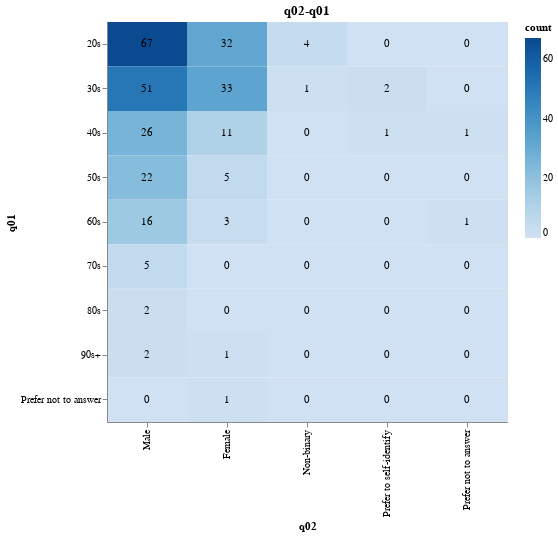
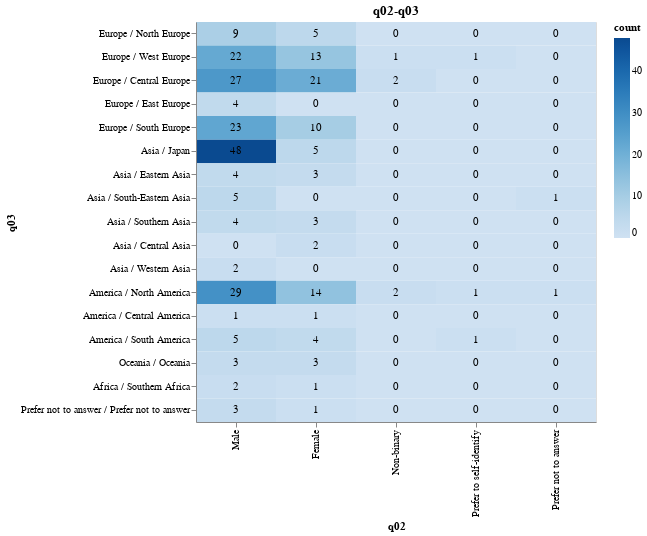
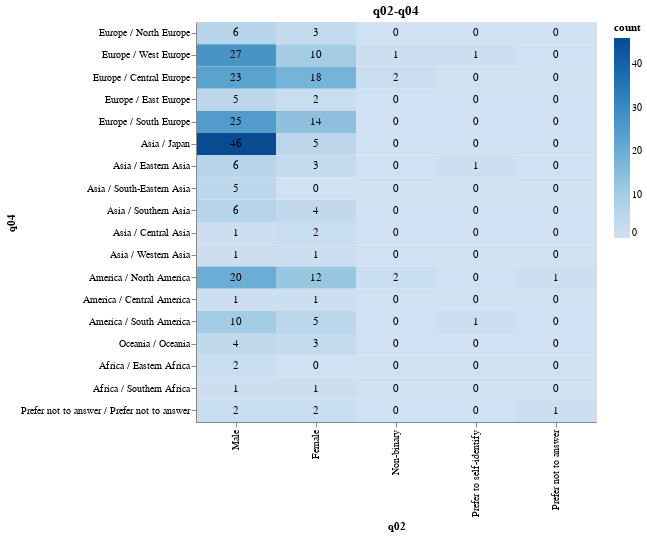
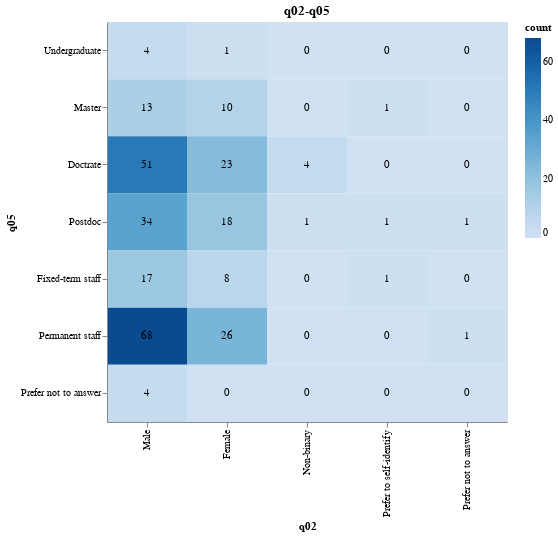

Notebook code for these charts, in order:
### Code cell
for name, hm in heatmaps.items():
    hm.properties(
        title=name,
        width=400,
        height=400,
        ).display()

### Figure 1 — Vega-Lite specification as saved in the notebook (floating-point values rounded to 4 significant figures)
{"config": {"view": {"continuousWidth": 300, "continuousHeight": 300}}, "layer": [{"mark": {"type": "rect"}, "encoding": {"color": {"field": "count", "scale": {"scheme": "blues"}, "type": "quantitative"}, "x": {"field": "q02", "sort": ["Male", "Female", "Non-binary", "Prefer to self-identify", "Prefer not to answer"], "type": "ordinal"}, "y": {"field": "q01", "sort": ["10s", "20s", "30s", "40s", "50s", "60s", "70s", "80s", "90s+", "Prefer not to answer"], "type": "ordinal"}}}, {"mark": {"type": "text"}, "encoding": {"text": {"field": "count", "type": "quantitative"}, "x": {"field": "q02", "sort": ["Male", "Female", "Non-binary", "Prefer to self-identify", "Prefer not to answer"], "type": "ordinal"}, "y": {"field": "q01", "sort": ["10s", "20s", "30s", "40s", "50s", "60s", "70s", "80s", "90s+", "Prefer not to answer"], "type": "ordinal"}}}], "data": {"name": "data-4c1c04e53a3034ca2adb38143fd4615e"}, "height": 400, "title": "q02-q01", "width": 400, "$schema": "https://vega.github.io/schema/vega-lite/v5.8.0.json", "datasets": {"data-4c1c04e53a3034ca2adb38143fd4615e": [{"q02": "Male", "q01": "20s", "count": 67}, {"q02": "Female", "q01": "20s", "count": 32}, {"q02": "Non-binary", "q01": "20s", "count": 4}, {"q02": "Prefer to self-identify", "q01": "20s", "count": 0}, {"q02": "Prefer not to answer", "q01": "20s", "count": 0}, {"q02": "Male", "q01": "30s", "count": 51}, {"q02": "Female", "q01": "30s", "count": 33}, {"q02": "Non-binary", "q01": "30s", "count": 1}, {"q02": "Prefer to self-identify", "q01": "30s", "count": 2}, {"q02": "Prefer not to answer", "q01": "30s", "count": 0}, {"q02": "Male", "q01": "40s", "count": 26}, {"q02": "Female", "q01": "40s", "count": 11}, {"q02": "Non-binary", "q01": "40s", "count": 0}, {"q02": "Prefer to self-identify", "q01": "40s", "count": 1}, {"q02": "Prefer not to answer", "q01": "40s", "count": 1}, {"q02": "Male", "q01": "50s", "count": 22}, {"q02": "Female", "q01": "50s", "count": 5}, {"q02": "Non-binary", "q01": "50s", "count": 0}, {"q02": "Prefer to self-identify", "q01": "50s", "count": 0}, {"q02": "Prefer not to answer", "q01": "50s", "count": 0}, {"q02": "Male", "q01": "60s", "count": 16}, {"q02": "Female", "q01": "60s", "count": 3}, {"q02": "Non-binary", "q01": "60s", "count": 0}, {"q02": "Prefer to self-identify", "q01": "60s", "count": 0}, {"q02": "Prefer not to answer", "q01": "60s", "count": 1}, {"q02": "Male", "q01": "70s", "count": 5}, {"q02": "Female", "q01": "70s", "count": 0}, {"q02": "Non-binary", "q01": "70s", "count": 0}, {"q02": "Prefer to self-identify", "q01": "70s", "count": 0}, {"q02": "Prefer not to answer", "q01": "70s", "count": 0}, {"q02": "Male", "q01": "80s", "count": 2}, {"q02": "Female", "q01": "80s", "count": 0}, {"q02": "Non-binary", "q01": "80s", "count": 0}, {"q02": "Prefer to self-identify", "q01": "80s", "count": 0}, {"q02": "Prefer not to answer", "q01": "80s", "count": 0}, {"q02": "Male", "q01": "90s+", "count": 2}, {"q02": "Female", "q01": "90s+", "count": 1}, {"q02": "Non-binary", "q01": "90s+", "count": 0}, {"q02": "Prefer to self-identify", "q01": "90s+", "count": 0}, {"q02": "Prefer not to answer", "q01": "90s+", "count": 0}, {"q02": "Male", "q01": "Prefer not to answer", "count": 0}, {"q02": "Female", "q01": "Prefer not to answer", "count": 1}, {"q02": "Non-binary", "q01": "Prefer not to answer", "count": 0}, {"q02": "Prefer to self-identify", "q01": "Prefer not to answer", "count": 0}, {"q02": "Prefer not to answer", "q01": "Prefer not to answer", "count": 0}]}}

### Figure 2 — Vega-Lite specification as saved in the notebook (floating-point values rounded to 4 significant figures)
{"config": {"view": {"continuousWidth": 300, "continuousHeight": 300}}, "layer": [{"mark": {"type": "rect"}, "encoding": {"color": {"field": "count", "scale": {"scheme": "blues"}, "type": "quantitative"}, "x": {"field": "q02", "sort": ["Male", "Female", "Non-binary", "Prefer to self-identify", "Prefer not to answer"], "type": "ordinal"}, "y": {"field": "q03", "sort": ["Europe / North Europe", "Europe / West Europe", "Europe / Central Europe", "Europe / East Europe", "Europe / South Europe", "Asia / Japan", "Asia / Eastern Asia", "Asia / South-Eastern Asia", "Asia / Southern Asia", "Asia / Central Asia", "Asia / Western Asia", "America / North America", "America / Central America", "America / South America", "Oceania / Oceania", "Africa / Northern Africa", "Africa / Western Africa", "Africa / Middle Africa", "Africa / Eastern Africa", "Africa / Southern Africa", "Prefer not to answer / Prefer not to answer"], "type": "ordinal"}}}, {"mark": {"type": "text"}, "encoding": {"text": {"field": "count", "type": "quantitative"}, "x": {"field": "q02", "sort": ["Male", "Female", "Non-binary", "Prefer to self-identify", "Prefer not to answer"], "type": "ordinal"}, "y": {"field": "q03", "sort": ["Europe / North Europe", "Europe / West Europe", "Europe / Central Europe", "Europe / East Europe", "Europe / South Europe", "Asia / Japan", "Asia / Eastern Asia", "Asia / South-Eastern Asia", "Asia / Southern Asia", "Asia / Central Asia", "Asia / Western Asia", "America / North America", "America / Central America", "America / South America", "Oceania / Oceania", "Africa / Northern Africa", "Africa / Western Africa", "Africa / Middle Africa", "Africa / Eastern Africa", "Africa / Southern Africa", "Prefer not to answer / Prefer not to answer"], "type": "ordinal"}}}], "data": {"name": "data-fbf0a410352763481b513cce40fd3ad3"}, "height": 400, "title": "q02-q03", "width": 400, "$schema": "https://vega.github.io/schema/vega-lite/v5.8.0.json", "datasets": {"data-fbf0a410352763481b513cce40fd3ad3": [{"q02": "Male", "q03": "Europe / North Europe", "count": 9}, {"q02": "Female", "q03": "Europe / North Europe", "count": 5}, {"q02": "Non-binary", "q03": "Europe / North Europe", "count": 0}, {"q02": "Prefer to self-identify", "q03": "Europe / North Europe", "count": 0}, {"q02": "Prefer not to answer", "q03": "Europe / North Europe", "count": 0}, {"q02": "Male", "q03": "Europe / West Europe", "count": 22}, {"q02": "Female", "q03": "Europe / West Europe", "count": 13}, {"q02": "Non-binary", "q03": "Europe / West Europe", "count": 1}, {"q02": "Prefer to self-identify", "q03": "Europe / West Europe", "count": 1}, {"q02": "Prefer not to answer", "q03": "Europe / West Europe", "count": 0}, {"q02": "Male", "q03": "Europe / Central Europe", "count": 27}, {"q02": "Female", "q03": "Europe / Central Europe", "count": 21}, {"q02": "Non-binary", "q03": "Europe / Central Europe", "count": 2}, {"q02": "Prefer to self-identify", "q03": "Europe / Central Europe", "count": 0}, {"q02": "Prefer not to answer", "q03": "Europe / Central Europe", "count": 0}, {"q02": "Male", "q03": "Europe / East Europe", "count": 4}, {"q02": "Female", "q03": "Europe / East Europe", "count": 0}, {"q02": "Non-binary", "q03": "Europe / East Europe", "count": 0}, {"q02": "Prefer to self-identify", "q03": "Europe / East Europe", "count": 0}, {"q02": "Prefer not to answer", "q03": "Europe / East Europe", "count": 0}, {"q02": "Male", "q03": "Europe / South Europe", "count": 23}, {"q02": "Female", "q03": "Europe / South Europe", "count": 10}, {"q02": "Non-binary", "q03": "Europe / South Europe", "count": 0}, {"q02": "Prefer to self-identify", "q03": "Europe / South Europe", "count": 0}, {"q02": "Prefer not to answer", "q03": "Europe / South Europe", "count": 0}, {"q02": "Male", "q03": "Asia / Japan", "count": 48}, {"q02": "Female", "q03": "Asia / Japan", "count": 5}, {"q02": "Non-binary", "q03": "Asia / Japan", "count": 0}, {"q02": "Prefer to self-identify", "q03": "Asia / Japan", "count": 0}, {"q02": "Prefer not to answer", "q03": "Asia / Japan", "count": 0}, {"q02": "Male", "q03": "Asia / Eastern Asia", "count": 4}, {"q02": "Female", "q03": "Asia / Eastern Asia", "count": 3}, {"q02": "Non-binary", "q03": "Asia / Eastern Asia", "count": 0}, {"q02": "Prefer to self-identify", "q03": "Asia / Eastern Asia", "count": 0}, {"q02": "Prefer not to answer", "q03": "Asia / Eastern Asia", "count": 0}, {"q02": "Male", "q03": "Asia / South-Eastern Asia", "count": 5}, {"q02": "Female", "q03": "Asia / South-Eastern Asia", "count": 0}, {"q02": "Non-binary", "q03": "Asia / South-Eastern Asia", "count": 0}, {"q02": "Prefer to self-identify", "q03": "Asia / South-Eastern Asia", "count": 0}, {"q02": "Prefer not to answer", "q03": "Asia / South-Eastern Asia", "count": 1}, {"q02": "Male", "q03": "Asia / Southern Asia", "count": 4}, {"q02": "Female", "q03": "Asia / Southern Asia", "count": 3}, {"q02": "Non-binary", "q03": "Asia / Southern Asia", "count": 0}, {"q02": "Prefer to self-identify", "q03": "Asia / Southern Asia", "count": 0}, {"q02": "Prefer not to answer", "q03": "Asia / Southern Asia", "count": 0}, {"q02": "Male", "q03": "Asia / Central Asia", "count": 0}, {"q02": "Female", "q03": "Asia / Central Asia", "count": 2}, {"q02": "Non-binary", "q03": "Asia / Central Asia", "count": 0}, {"q02": "Prefer to self-identify", "q03": "Asia / Central Asia", "count": 0}, {"q02": "Prefer not to answer", "q03": "Asia / Central Asia", "count": 0}, {"q02": "Male", "q03": "Asia / Western Asia", "count": 2}, {"q02": "Female", "q03": "Asia / Western Asia", "count": 0}, {"q02": "Non-binary", "q03": "Asia / Western Asia", "count": 0}, {"q02": "Prefer to self-identify", "q03": "Asia / Western Asia", "count": 0}, {"q02": "Prefer not to answer", "q03": "Asia / Western Asia", "count": 0}, {"q02": "Male", "q03": "America / North America", "count": 29}, {"q02": "Female", "q03": "America / North America", "count": 14}, {"q02": "Non-binary", "q03": "America / North America", "count": 2}, {"q02": "Prefer to self-identify", "q03": "America / North America", "count": 1}, {"q02": "Prefer not to answer", "q03": "America / North America", "count": 1}, {"q02": "Male", "q03": "America / Central America", "count": 1}, {"q02": "Female", "q03": "America / Central America", "count": 1}, {"q02": "Non-binary", "q03": "America / Central America", "count": 0}, {"q02": "Prefer to self-identify", "q03": "America / Central America", "count": 0}, {"q02": "Prefer not to answer", "q03": "America / Central America", "count": 0}, {"q02": "Male", "q03": "America / South America", "count": 5}, {"q02": "Female", "q03": "America / South America", "count": 4}, {"q02": "Non-binary", "q03": "America / South America", "count": 0}, {"q02": "Prefer to self-identify", "q03": "America / South America", "count": 1}, {"q02": "Prefer not to answer", "q03": "America / South America", "count": 0}, {"q02": "Male", "q03": "Oceania / Oceania", "count": 3}, {"q02": "Female", "q03": "Oceania / Oceania", "count": 3}, {"q02": "Non-binary", "q03": "Oceania / Oceania", "count": 0}, {"q02": "Prefer to self-identify", "q03": "Oceania / Oceania", "count": 0}, {"q02": "Prefer not to answer", "q03": "Oceania / Oceania", "count": 0}, {"q02": "Male", "q03": "Africa / Southern Africa", "count": 2}, {"q02": "Female", "q03": "Africa / Southern Africa", "count": 1}, {"q02": "Non-binary", "q03": "Africa / Southern Africa", "count": 0}, {"q02": "Prefer to self-identify", "q03": "Africa / Southern Africa", "count": 0}, {"q02": "Prefer not to answer", "q03": "Africa / Southern Africa", "count": 0}, {"q02": "Male", "q03": "Prefer not to answer / Prefer not to answer", "count": 3}, {"q02": "Female", "q03": "Prefer not to answer / Prefer not to answer", "count": 1}, {"q02": "Non-binary", "q03": "Prefer not to answer / Prefer not to answer", "count": 0}, {"q02": "Prefer to self-identify", "q03": "Prefer not to answer / Prefer not to answer", "count": 0}, {"q02": "Prefer not to answer", "q03": "Prefer not to answer / Prefer not to answer", "count": 0}]}}

### Figure 3 — Vega-Lite specification as saved in the notebook (floating-point values rounded to 4 significant figures)
{"config": {"view": {"continuousWidth": 300, "continuousHeight": 300}}, "layer": [{"mark": {"type": "rect"}, "encoding": {"color": {"field": "count", "scale": {"scheme": "blues"}, "type": "quantitative"}, "x": {"field": "q02", "sort": ["Male", "Female", "Non-binary", "Prefer to self-identify", "Prefer not to answer"], "type": "ordinal"}, "y": {"field": "q04", "sort": ["Europe / North Europe", "Europe / West Europe", "Europe / Central Europe", "Europe / East Europe", "Europe / South Europe", "Asia / Japan", "Asia / Eastern Asia", "Asia / South-Eastern Asia", "Asia / Southern Asia", "Asia / Central Asia", "Asia / Western Asia", "America / North America", "America / Central America", "America / South America", "Oceania / Oceania", "Africa / Northern Africa", "Africa / Western Africa", "Africa / Middle Africa", "Africa / Eastern Africa", "Africa / Southern Africa", "Prefer not to answer / Prefer not to answer"], "type": "ordinal"}}}, {"mark": {"type": "text"}, "encoding": {"text": {"field": "count", "type": "quantitative"}, "x": {"field": "q02", "sort": ["Male", "Female", "Non-binary", "Prefer to self-identify", "Prefer not to answer"], "type": "ordinal"}, "y": {"field": "q04", "sort": ["Europe / North Europe", "Europe / West Europe", "Europe / Central Europe", "Europe / East Europe", "Europe / South Europe", "Asia / Japan", "Asia / Eastern Asia", "Asia / South-Eastern Asia", "Asia / Southern Asia", "Asia / Central Asia", "Asia / Western Asia", "America / North America", "America / Central America", "America / South America", "Oceania / Oceania", "Africa / Northern Africa", "Africa / Western Africa", "Africa / Middle Africa", "Africa / Eastern Africa", "Africa / Southern Africa", "Prefer not to answer / Prefer not to answer"], "type": "ordinal"}}}], "data": {"name": "data-909eb47860549a56fc11fa81ef2be158"}, "height": 400, "title": "q02-q04", "width": 400, "$schema": "https://vega.github.io/schema/vega-lite/v5.8.0.json", "datasets": {"data-909eb47860549a56fc11fa81ef2be158": [{"q02": "Male", "q04": "Europe / North Europe", "count": 6}, {"q02": "Female", "q04": "Europe / North Europe", "count": 3}, {"q02": "Non-binary", "q04": "Europe / North Europe", "count": 0}, {"q02": "Prefer to self-identify", "q04": "Europe / North Europe", "count": 0}, {"q02": "Prefer not to answer", "q04": "Europe / North Europe", "count": 0}, {"q02": "Male", "q04": "Europe / West Europe", "count": 27}, {"q02": "Female", "q04": "Europe / West Europe", "count": 10}, {"q02": "Non-binary", "q04": "Europe / West Europe", "count": 1}, {"q02": "Prefer to self-identify", "q04": "Europe / West Europe", "count": 1}, {"q02": "Prefer not to answer", "q04": "Europe / West Europe", "count": 0}, {"q02": "Male", "q04": "Europe / Central Europe", "count": 23}, {"q02": "Female", "q04": "Europe / Central Europe", "count": 18}, {"q02": "Non-binary", "q04": "Europe / Central Europe", "count": 2}, {"q02": "Prefer to self-identify", "q04": "Europe / Central Europe", "count": 0}, {"q02": "Prefer not to answer", "q04": "Europe / Central Europe", "count": 0}, {"q02": "Male", "q04": "Europe / East Europe", "count": 5}, {"q02": "Female", "q04": "Europe / East Europe", "count": 2}, {"q02": "Non-binary", "q04": "Europe / East Europe", "count": 0}, {"q02": "Prefer to self-identify", "q04": "Europe / East Europe", "count": 0}, {"q02": "Prefer not to answer", "q04": "Europe / East Europe", "count": 0}, {"q02": "Male", "q04": "Europe / South Europe", "count": 25}, {"q02": "Female", "q04": "Europe / South Europe", "count": 14}, {"q02": "Non-binary", "q04": "Europe / South Europe", "count": 0}, {"q02": "Prefer to self-identify", "q04": "Europe / South Europe", "count": 0}, {"q02": "Prefer not to answer", "q04": "Europe / South Europe", "count": 0}, {"q02": "Male", "q04": "Asia / Japan", "count": 46}, {"q02": "Female", "q04": "Asia / Japan", "count": 5}, {"q02": "Non-binary", "q04": "Asia / Japan", "count": 0}, {"q02": "Prefer to self-identify", "q04": "Asia / Japan", "count": 0}, {"q02": "Prefer not to answer", "q04": "Asia / Japan", "count": 0}, {"q02": "Male", "q04": "Asia / Eastern Asia", "count": 6}, {"q02": "Female", "q04": "Asia / Eastern Asia", "count": 3}, {"q02": "Non-binary", "q04": "Asia / Eastern Asia", "count": 0}, {"q02": "Prefer to self-identify", "q04": "Asia / Eastern Asia", "count": 1}, {"q02": "Prefer not to answer", "q04": "Asia / Eastern Asia", "count": 0}, {"q02": "Male", "q04": "Asia / South-Eastern Asia", "count": 5}, {"q02": "Female", "q04": "Asia / South-Eastern Asia", "count": 0}, {"q02": "Non-binary", "q04": "Asia / South-Eastern Asia", "count": 0}, {"q02": "Prefer to self-identify", "q04": "Asia / South-Eastern Asia", "count": 0}, {"q02": "Prefer not to answer", "q04": "Asia / South-Eastern Asia", "count": 0}, {"q02": "Male", "q04": "Asia / Southern Asia", "count": 6}, {"q02": "Female", "q04": "Asia / Southern Asia", "count": 4}, {"q02": "Non-binary", "q04": "Asia / Southern Asia", "count": 0}, {"q02": "Prefer to self-identify", "q04": "Asia / Southern Asia", "count": 0}, {"q02": "Prefer not to answer", "q04": "Asia / Southern Asia", "count": 0}, {"q02": "Male", "q04": "Asia / Central Asia", "count": 1}, {"q02": "Female", "q04": "Asia / Central Asia", "count": 2}, {"q02": "Non-binary", "q04": "Asia / Central Asia", "count": 0}, {"q02": "Prefer to self-identify", "q04": "Asia / Central Asia", "count": 0}, {"q02": "Prefer not to answer", "q04": "Asia / Central Asia", "count": 0}, {"q02": "Male", "q04": "Asia / Western Asia", "count": 1}, {"q02": "Female", "q04": "Asia / Western Asia", "count": 1}, {"q02": "Non-binary", "q04": "Asia / Western Asia", "count": 0}, {"q02": "Prefer to self-identify", "q04": "Asia / Western Asia", "count": 0}, {"q02": "Prefer not to answer", "q04": "Asia / Western Asia", "count": 0}, {"q02": "Male", "q04": "America / North America", "count": 20}, {"q02": "Female", "q04": "America / North America", "count": 12}, {"q02": "Non-binary", "q04": "America / North America", "count": 2}, {"q02": "Prefer to self-identify", "q04": "America / North America", "count": 0}, {"q02": "Prefer not to answer", "q04": "America / North America", "count": 1}, {"q02": "Male", "q04": "America / Central America", "count": 1}, {"q02": "Female", "q04": "America / Central America", "count": 1}, {"q02": "Non-binary", "q04": "America / Central America", "count": 0}, {"q02": "Prefer to self-identify", "q04": "America / Central America", "count": 0}, {"q02": "Prefer not to answer", "q04": "America / Central America", "count": 0}, {"q02": "Male", "q04": "America / South America", "count": 10}, {"q02": "Female", "q04": "America / South America", "count": 5}, {"q02": "Non-binary", "q04": "America / South America", "count": 0}, {"q02": "Prefer to self-identify", "q04": "America / South America", "count": 1}, {"q02": "Prefer not to answer", "q04": "America / South America", "count": 0}, {"q02": "Male", "q04": "Oceania / Oceania", "count": 4}, {"q02": "Female", "q04": "Oceania / Oceania", "count": 3}, {"q02": "Non-binary", "q04": "Oceania / Oceania", "count": 0}, {"q02": "Prefer to self-identify", "q04": "Oceania / Oceania", "count": 0}, {"q02": "Prefer not to answer", "q04": "Oceania / Oceania", "count": 0}, {"q02": "Male", "q04": "Africa / Eastern Africa", "count": 2}, {"q02": "Female", "q04": "Africa / Eastern Africa", "count": 0}, {"q02": "Non-binary", "q04": "Africa / Eastern Africa", "count": 0}, {"q02": "Prefer to self-identify", "q04": "Africa / Eastern Africa", "count": 0}, {"q02": "Prefer not to answer", "q04": "Africa / Eastern Africa", "count": 0}, {"q02": "Male", "q04": "Africa / Southern Africa", "count": 1}, {"q02": "Female", "q04": "Africa / Southern Africa", "count": 1}, {"q02": "Non-binary", "q04": "Africa / Southern Africa", "count": 0}, {"q02": "Prefer to self-identify", "q04": "Africa / Southern Africa", "count": 0}, {"q02": "Prefer not to answer", "q04": "Africa / Southern Africa", "count": 0}, {"q02": "Male", "q04": "Prefer not to answer / Prefer not to answer", "count": 2}, {"q02": "Female", "q04": "Prefer not to answer / Prefer not to answer", "count": 2}, {"q02": "Non-binary", "q04": "Prefer not to answer / Prefer not to answer", "count": 0}, {"q02": "Prefer to self-identify", "q04": "Prefer not to answer / Prefer not to answer", "count": 0}, {"q02": "Prefer not to answer", "q04": "Prefer not to answer / Prefer not to answer", "count": 1}]}}

### Figure 4 — Vega-Lite specification as saved in the notebook (floating-point values rounded to 4 significant figures)
{"config": {"view": {"continuousWidth": 300, "continuousHeight": 300}}, "layer": [{"mark": {"type": "rect"}, "encoding": {"color": {"field": "count", "scale": {"scheme": "blues"}, "type": "quantitative"}, "x": {"field": "q02", "sort": ["Male", "Female", "Non-binary", "Prefer to self-identify", "Prefer not to answer"], "type": "ordinal"}, "y": {"field": "q05", "sort": ["Undergraduate", "Master", "Doctrate", "Postdoc", "Fixed-term staff", "Permanent staff", "Prefer not to answer"], "type": "ordinal"}}}, {"mark": {"type": "text"}, "encoding": {"text": {"field": "count", "type": "quantitative"}, "x": {"field": "q02", "sort": ["Male", "Female", "Non-binary", "Prefer to self-identify", "Prefer not to answer"], "type": "ordinal"}, "y": {"field": "q05", "sort": ["Undergraduate", "Master", "Doctrate", "Postdoc", "Fixed-term staff", "Permanent staff", "Prefer not to answer"], "type": "ordinal"}}}], "data": {"name": "data-37c354eb3018ee83fbe8096cd4b5a1de"}, "height": 400, "title": "q02-q05", "width": 400, "$schema": "https://vega.github.io/schema/vega-lite/v5.8.0.json", "datasets": {"data-37c354eb3018ee83fbe8096cd4b5a1de": [{"q02": "Male", "q05": "Undergraduate", "count": 4}, {"q02": "Female", "q05": "Undergraduate", "count": 1}, {"q02": "Non-binary", "q05": "Undergraduate", "count": 0}, {"q02": "Prefer to self-identify", "q05": "Undergraduate", "count": 0}, {"q02": "Prefer not to answer", "q05": "Undergraduate", "count": 0}, {"q02": "Male", "q05": "Master", "count": 13}, {"q02": "Female", "q05": "Master", "count": 10}, {"q02": "Non-binary", "q05": "Master", "count": 0}, {"q02": "Prefer to self-identify", "q05": "Master", "count": 1}, {"q02": "Prefer not to answer", "q05": "Master", "count": 0}, {"q02": "Male", "q05": "Doctrate", "count": 51}, {"q02": "Female", "q05": "Doctrate", "count": 23}, {"q02": "Non-binary", "q05": "Doctrate", "count": 4}, {"q02": "Prefer to self-identify", "q05": "Doctrate", "count": 0}, {"q02": "Prefer not to answer", "q05": "Doctrate", "count": 0}, {"q02": "Male", "q05": "Postdoc", "count": 34}, {"q02": "Female", "q05": "Postdoc", "count": 18}, {"q02": "Non-binary", "q05": "Postdoc", "count": 1}, {"q02": "Prefer to self-identify", "q05": "Postdoc", "count": 1}, {"q02": "Prefer not to answer", "q05": "Postdoc", "count": 1}, {"q02": "Male", "q05": "Fixed-term staff", "count": 17}, {"q02": "Female", "q05": "Fixed-term staff", "count": 8}, {"q02": "Non-binary", "q05": "Fixed-term staff", "count": 0}, {"q02": "Prefer to self-identify", "q05": "Fixed-term staff", "count": 1}, {"q02": "Prefer not to answer", "q05": "Fixed-term staff", "count": 0}, {"q02": "Male", "q05": "Permanent staff", "count": 68}, {"q02": "Female", "q05": "Permanent staff", "count": 26}, {"q02": "Non-binary", "q05": "Permanent staff", "count": 0}, {"q02": "Prefer to self-identify", "q05": "Permanent staff", "count": 0}, {"q02": "Prefer not to answer", "q05": "Permanent staff", "count": 1}, {"q02": "Male", "q05": "Prefer not to answer", "count": 4}, {"q02": "Female", "q05": "Prefer not to answer", "count": 0}, {"q02": "Non-binary", "q05": "Prefer not to answer", "count": 0}, {"q02": "Prefer to self-identify", "q05": "Prefer not to answer", "count": 0}, {"q02": "Prefer not to answer", "q05": "Prefer not to answer", "count": 0}]}}
